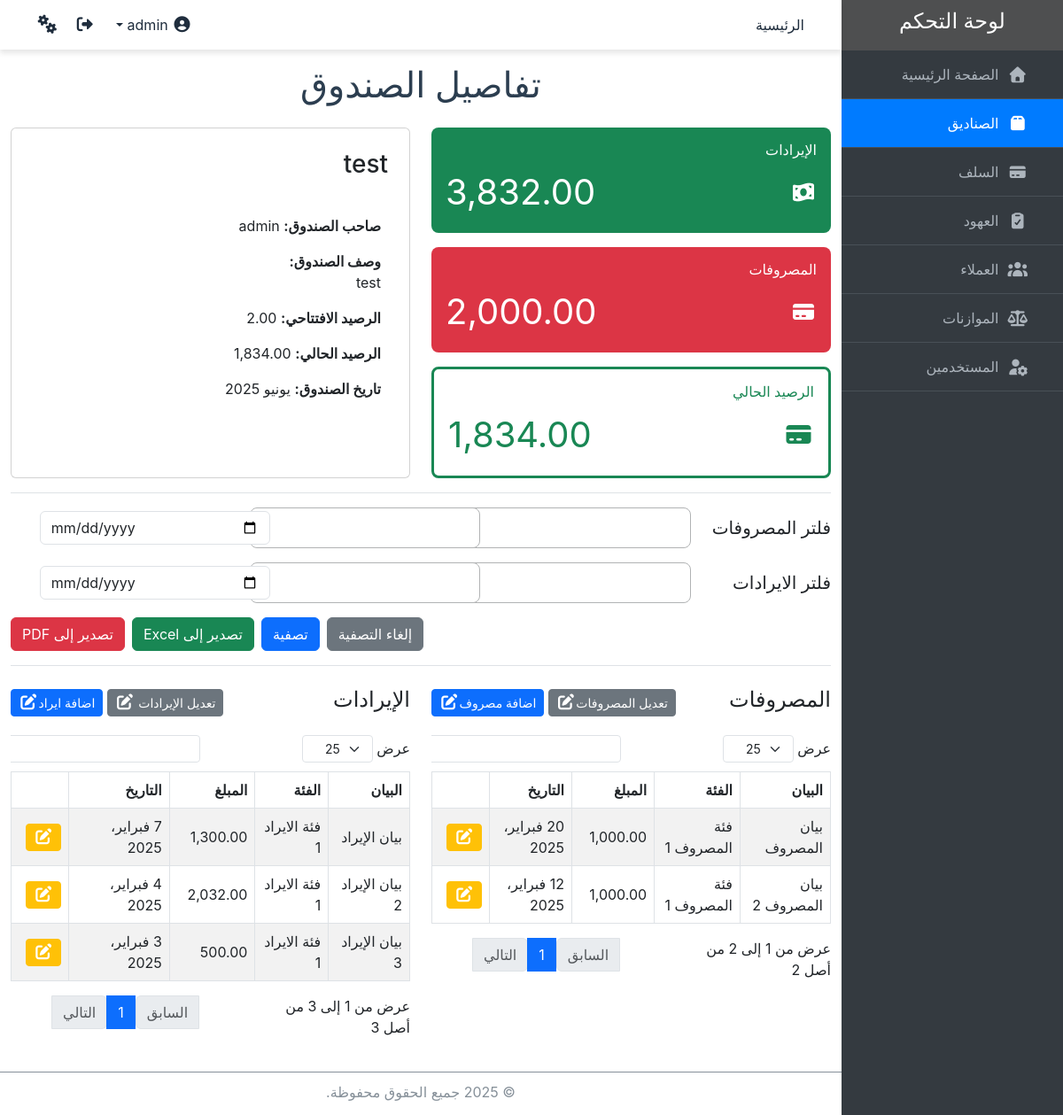
The app's page /funds/1/detail/ (signed in) with its own data.
### core/models.py (models this page shows, shortened)
class Fund(models.Model):
    user = models.ForeignKey(User, on_delete=models.CASCADE, verbose_name="صاحب الصندوق")
    name = models.CharField(max_length=100, verbose_name="اسم الصندوق")
    description = models.TextField(verbose_name="وصف الصندوق")
    opening_balance = models.DecimalField(max_digits=10, decimal_places=2, default=0, verbose_name="الرصيد الافتتاحي")
    current_balance = models.DecimalField(max_digits=10, decimal_places=2, default=0, verbose_name="الرصيد الحالي")
    date = models.DateField(verbose_name="تاريخ الصندوق")
    is_private = models.BooleanField(default=False, verbose_name="صندوق خاص")
    created_at = models.DateTimeField(auto_now_add=True, verbose_name="تاريخ الإنشاء")
    class Meta:
        verbose_name = "صندوق"
        verbose_name_plural = "الصناديق"
        unique_together = ('user', 'date')
        permissions = [
            ("viewall_funds", "عرض كل الصناديق"),
            ("viewprivate_funds", "عرض الصناديق الخاصة"),
        ]
    def formatted_opening_balance(self):
        return "{:,.2f}".format(self.opening_balance)
    def formatted_current_balance(self):
        return "{:,.2f}".format(self.current_balance)

class FundExpense(models.Model):
    fund = models.ForeignKey(Fund, on_delete=models.CASCADE, verbose_name="الصندوق")
    description = models.CharField(max_length=100, verbose_name="بيان المصروف")
    category = models.ForeignKey('ExpenseCategory', on_delete=models.CASCADE, related_name='fund_expense_categorys', verbose_name="فئة المصروف")
    amount = models.DecimalField(max_digits=10, decimal_places=2, default=0, verbose_name="المبلغ")
    date = models.DateField(verbose_name="تاريخ المصروف")
    class Meta:
        verbose_name = "مصروف صندوق"
        verbose_name_plural = "مصروفات الصندوق"
    def formatted_amount(self):
        return "{:,.2f}".format(self.amount)

class ExpenseCategory(models.Model):
    category = models.CharField(max_length=50, unique=True, verbose_name="فئة المصروف")
    class Meta:
        verbose_name = "فئة المصروف"
        verbose_name_plural = "فئات المصروفات"
        default_permissions = []
    def __str__(self):
        return str(self.category)

class FundRevenue(models.Model):
    fund = models.ForeignKey(Fund, on_delete=models.CASCADE, verbose_name="الصندوق")
    description = models.CharField(max_length=100, verbose_name="بيان الإيراد")
    category = models.ForeignKey('RevenueCategory', on_delete=models.CASCADE, related_name='fund_revenue_categorys', verbose_name="فئة الايراد")
    amount = models.DecimalField(max_digits=10, decimal_places=2, default=0, verbose_name="المبلغ")
    date = models.DateField(verbose_name="تاريخ الإيراد")
    class Meta:
        verbose_name = "إيراد صندوق"
        verbose_name_plural = "إيرادات الصندوق"
    def formatted_amount(self):
        return "{:,.2f}".format(self.amount)

class RevenueCategory(models.Model):
    category = models.CharField(max_length=50, unique=True, verbose_name="فئة الايراد")
    class Meta:
        verbose_name = "فئة الايراد"
        verbose_name_plural = "فئات الايرادات"
        default_permissions = []
    def __str__(self):
        return str(self.category)

### core/views.py (the view, shortened to what this page needs)
# urls.py: path('funds/<int:pk>/detail/', views.FundDetailView.as_view(), name='fund_detail'),
class FundDetailView(PermissionMixin, ExportMixin, DetailView):
    model = Fund
    template_name = 'funds/fund_detail.html'
    context_object_name = 'fund'
    permission_required = 'core.view_fund'
    def get(self, request, *args, **kwargs):
        self.object = self.get_object()
        context = self.get_context_data()
        if "export" in self.request.GET:
            export_format = self.request.GET.get("format", "excel")
            if export_format == "pdf":
                return self.export_to_pdf(context)
            return self.export_to_excel(context)
        return self.render_to_response(context)
    def get_context_data(self, **kwargs):
        context = super().get_context_data(**kwargs)
        expenses = FundExpense.objects.filter(fund=self.object)
        revenues = FundRevenue.objects.filter(fund=self.object)
        expense_filter_form = FundExpenseFilterForm(self.request.GET)
        revenue_filter_form = FundRevenueFilterForm(self.request.GET)
        if expense_filter_form.is_valid():
            filters = {k.replace('expense_', ''): v for k, v in expense_filter_form.cleaned_data.items() if v}
            expenses = expenses.filter(**filters)
        if revenue_filter_form.is_valid():
            filters = {k.replace('revenue_', ''): v for k, v in revenue_filter_form.cleaned_data.items() if v}
            revenues = revenues.filter(**filters)
        total_expenses = expenses.aggregate(total=Sum('amount'))['total'] or 0
        total_revenues = revenues.aggregate(total=Sum('amount'))['total'] or 0
        context.update({
            'expenses': expenses if self.request.user.has_perm('core.view_budgetexpense') else None,
            'revenues': revenues if self.request.user.has_perm('core.view_budgetrevenue') else None,
            'total_expenses': "{:,.2f}".format(total_expenses),
            'total_revenues': "{:,.2f}".format(total_revenues),
            'expense_filter_form': expense_filter_form,
            'revenue_filter_form': revenue_filter_form,
        })
        return context

### core/forms.py
class FundExpenseFilterForm(forms.Form):
    expense_description = forms.ChoiceField(
        widget=Select2Widget(attrs={'data-placeholder': 'اختر بيان المصروف', 'class': 'form-control', 'id': 'expense-description'}),
        label="بيان المصروف",
        required=False
    )
    expense_category = forms.ModelChoiceField(
        queryset=ExpenseCategory.objects.all(),
        widget=Select2Widget(attrs={'data-placeholder': 'اختر فئة المصروف', 'class': 'form-control', 'id': 'expense-category'}),
        label="فئة المصروف",
        required=False
    )
    expense_date = forms.DateField(
        required=False,
        widget=forms.DateInput(attrs={'type': 'date', 'class': 'form-control', 'id': 'expense-date'}),
        label="التاريخ"
    )
    def __init__(self, *args, **kwargs):
        super().__init__(*args, **kwargs)
        self.fields['expense_description'].choices = [(n, n) for n in FundExpense.objects.values_list('description', flat=True).distinct() if n]

class FundRevenueFilterForm(forms.Form):
    revenue_description = forms.ChoiceField(
        widget=Select2Widget(attrs={'data-placeholder': 'اختر بيان الايراد', 'class': 'form-control', 'id': 'revenue-description'}),
        label="بيان الايراد",
        required=False
    )
    revenue_category = forms.ModelChoiceField(
        queryset=LoanType.objects.all(),
        widget=Select2Widget(attrs={'data-placeholder': 'اختر فئة الايراد', 'class': 'form-control', 'id': 'revenue-category'}),
        label="فئة الايراد",
        required=False
    )
    revenue_date = forms.DateField(
        required=False,
        widget=forms.DateInput(attrs={'type': 'date', 'class': 'form-control', 'id': 'revenue-date'}),
        label="التاريخ"
    )
    def __init__(self, *args, **kwargs):
        super().__init__(*args, **kwargs)
        self.fields['revenue_description'].choices = [(n, n) for n in FundRevenue.objects.values_list('description', flat=True).distinct() if n]

### core/views.py (called while the page is built)
    def has_permission(self):
        perms = self.get_permission_required()
        return self.request.user.has_perms(perms) or self.request.user.is_superuser

### core/templates/funds/fund_detail.html (shortened to what this page needs)
{% extends 'base.html' %}
{% block content %}
<div class="container mt-3">
  <h1 class="text-center">تفاصيل الصندوق</h1>
  <div class="mt-3 row">
    <div class="col-md-6 mt-2">
      <div class="mb-3">
        <div class="p-3" style="background-color: #198754; color: #fff; border-radius: 8px;">
          <h5 class="text-end mb-2" style="font-size: 1rem;">الإيرادات</h5>
          <div class="d-flex justify-content-between align-items-center">
            <i class="fas fa-money-bill-wave fs-4"></i>
            <p class="fs-1 text-start mb-0">{{ total_revenues }}</p>
          </div>
        </div>
      </div>
      <div class="mb-3">
        <div class="p-3" style="background-color: #dc3545; color: #fff; border-radius: 8px;">
          <h5 class="text-end mb-2" style="font-size: 1rem;">المصروفات</h5>
          <div class="d-flex justify-content-between align-items-center">
            <i class="fas fa-credit-card fs-4"></i>
            <p class="fs-1 text-start mb-0">{{ total_expenses }}</p>
          </div>
        </div>
      </div>
    <div class="">
      {% if fund.current_balance > 0 %}
      <div class="p-3" style="background-color: #fff; color: #198754; border-radius: 8px; border: 3px solid #198754;">
      {% else %}
      <div class="p-3" style="background-color: #fff; color: #dc3545; border-radius: 8px; border: 3px solid #dc3545;">
      {% endif %}
        <h5 class="text-end mb-2" style="font-size: 1rem;">الرصيد الحالي</h5>
        <div class="d-flex justify-content-between align-items-center">
            <i class="fas fa-credit-card fs-3"></i>
            <p class="fs-1 text-start mb-0">{{ fund.formatted_current_balance }}</p>
        </div>
      </div>
  </div>
    </div>
    <div class="col-md-6 mt-2"><div class="card p-2" style="height: 100%;">
      <h3 class="m-3">{{ fund.name }}</h3>
      <div class="row">
        <div class="col-md-6 m-4">
          <p><strong>صاحب الصندوق:</strong> {{ fund.user }}</p>
          <p><strong>وصف الصندوق:</strong><br> {{ fund.description }}</p>
          <p><strong>الرصيد الافتتاحي:</strong> {{ fund.formatted_opening_balance }}</p>
          <p><strong>الرصيد الحالي:</strong> {{ fund.formatted_current_balance }}</p>
          <p><strong>تاريخ الصندوق:</strong> {{ fund.date|date:"M Y"  }}</p>
        </div>
      </div>
    </div></div>
  </div>
    {% if 'core.view_fundrevenue' in request.user.get_all_permissions or 'core.view_fundexpense' in request.user.get_all_permissions %}
    <form method="get" class="border-top border-bottom py-2 my-3">
      {% if 'core.view_fundexpense' in request.user.get_all_permissions %}
      <div class="row align-items-center">
        <h5 class="col-12 col-md-2 my-2">فلتر المصروفات</h5>
        <div class="col-12 col-md-3 my-2">
          {{ expense_filter_form.expense_description }}
        </div>
        <div class="col-12 col-md-3 my-2">
          {{ expense_filter_form.expense_category }}
        </div>
        <div class="col-12 col-md-3 my-2">
          {{ expense_filter_form.expense_date }}
        </div>
      </div>
      {% endif %}
      {% if 'core.view_fundexpense' in request.user.get_all_permissions %}
      <div class="row align-items-center">
        <h5 class="col-12 col-md-2 my-2">فلتر الايرادات</h5>
        <div class="col-12 col-md-3 my-2">
          {{ revenue_filter_form.revenue_description }}
        </div>
        <div class="col-12 col-md-3 my-2">
          {{ revenue_filter_form.revenue_category }}
        </div>
        <div class="col-12 col-md-3 my-2">
          {{ revenue_filter_form.revenue_date }}
        </div>
      </div>
      {% endif %}
      <div class="col-12 col-md-12 my-2 d-flex justify-content-end">
          <a href="{% url 'fund_detail' fund.pk %}" class="btn btn-secondary mx-2">إلغاء التصفية</a>
          <button type="submit" class="btn btn-primary">تصفية</button>
          <a href="?export=1{% for key, value in request.GET.items %}{% if key != 'export' %}&{{ key }}={{ value }}{% endif %}{% endfor %}" class="btn btn-success mx-2">
            تصدير إلى Excel</a>
            <a href="?export=1&format=pdf{% for key, value in request.GET.items %}{% if key != 'export' %}&{{ key }}={{ value }}{% endif %}{% endfor %}" class="btn btn-danger">
                تصدير إلى PDF</a>
      </div>
    </form>
    {% endif %}
  <div class="row mt-4">
    {% if 'core.view_budgetexpense' in request.user.get_all_permissions %}
    <div class="{% if 'core.view_budgetrevenue' in request.user.get_all_permissions %}col-md-6{% else %}col-md-12{% endif %}">
      <div class="d-flex justify-content-between align-items-center flex-column flex-md-row">
        <h4>المصروفات</h4>
        <div>
        <a href="{% url 'fund_expenses_change' fund.id %}" class="btn btn-secondary btn-sm text-white">
            تعديل المصروفات<i class="fas fa-edit"></i>
        </a>
        <a href="{% url 'fund_expense_create' fund.id %}" class="btn btn-primary btn-sm text-white">
            اضافة مصروف<i class="fas fa-edit"></i>
        </a></div>
      </div>
      <div style="overflow-x: auto; max-width: 100%;">
        <table id="expensesTable" class="table table-bordered  table-hover table-striped align-middle">
          <thead>
            <tr>
              <th>البيان</th>
              <th>الفئة</th>
              <th>المبلغ</th>
              <th>التاريخ</th>
              <th></th>
            </tr>
          </thead>
          <tbody>
            {% for expense in expenses %}
              <tr>
                <td>{{ expense.description }}</td>
                <td>{{ expense.category }}</td>
                <td>{{ expense.formatted_amount }}</td>
                <td>{{ expense.date }}</td>
                <td>
                  <a href="{% url 'fund_expense_update' fund.id expense.pk %}" class="btn btn-warning btn-sm text-white">
                    <i class="fas fa-edit"></i>
                  </a>
                </td>
              </tr>
            {% endfor %}
          </tbody>
        </table>
      </div>
    </div>
    {% endif %}
    {% if 'core.view_budgetrevenue' in request.user.get_all_permissions %}
    <div class="{% if 'core.view_budgetexpense' in request.user.get_all_permissions %}col-md-6{% else %}col-md-12{% endif %}">
      <div class="d-flex justify-content-between align-items-center flex-column flex-md-row">
          <h4>الإيرادات</h4>
          <div>
          <a href="{% url 'fund_revenues_change' fund.id %}" class="btn btn-secondary btn-sm text-white">
              تعديل الإيرادات <i class="fas fa-edit"></i>
          </a>
          <a href="{% url 'fund_revenue_create' fund.id %}" class="btn btn-primary btn-sm text-white">
              اضافة ايراد<i class="fas fa-edit"></i>
          </a></div>
      </div>
      <div style="overflow-x: auto; max-width: 100%;">
        <table id="revenuesTable" class="table table-bordered  table-hover table-striped align-middle">
          <thead>
            <tr>
                <th>البيان</th>
                <th>الفئة</th>
                <th>المبلغ</th>
                <th>التاريخ</th>
                <th></th>
            </tr>
          </thead>
          <tbody>
            {% for revenue in revenues %}
              <tr>
                <td>{{ revenue.description }}</td>
                <td>{{ revenue.category }}</td>
                <td>{{ revenue.formatted_amount }}</td>
                <td>{{ revenue.date }}</td>
                <td>
                  <a href="{% url 'fund_revenue_update' fund.id revenue.pk %}" class="btn btn-warning btn-sm text-white">
                    <i class="fas fa-edit"></i>
                  </a>
                </td>
              </tr>
            {% endfor %}
          </tbody>
        </table>
      </div>
    </div>
    {% endif %}
  </div>
</div>
{% endblock %}
{% block scripts %}
<link href="https://cdn.jsdelivr.net/npm/select2@4.0.13/dist/css/select2.min.css" rel="stylesheet" />
{% endblock scripts %}

### static/css/styles.css (style rules this page uses)
body { margin: 0; margin-right: 250px; font-family: "Source Sans Pro",-apple-system,BlinkMacSystemFont,"Segoe UI",Roboto,"Helvetica Neue",Arial,sans-serif,"Apple Color Emoji","Segoe UI Emoji","Segoe UI Symbol"; font-size: 1rem; font-weight: 400; line-height: 1.5; color: rgb(33, 37, 41); text-align: right; background-color: #fff; }
.fas { font-size: 18px; }
input, optgroup, select, textarea { width: 50%; min-width: 260px; }
.container h1 { color: #2c3e50; }
.mt-3 { margin-top: 1rem !important; }
form input, form select, form textarea { border-radius: 8px; border: 1px solid #b1b3b4; padding: 10px; }
form button { border-radius: 8px; }
.table th, .table td { vertical-align: middle; }

### records on screen
Fund: formatted_current_balance "1,834.00", name "test", user "admin", description "test", formatted_opening_balance "2.00", date "يونيو 2025"
FundExpense: description "بيان المصروف", category "فئة المصروف 1", formatted_amount "1,000.00", date "20 فبراير، 2025"
FundExpense: description "بيان المصروف 2", category "فئة المصروف 1", formatted_amount "1,000.00", date "12 فبراير، 2025"
FundRevenue: description "بيان الإيراد", category "فئة الايراد 1", formatted_amount "1,300.00", date "7 فبراير، 2025"
FundRevenue: description "بيان الإيراد 2", category "فئة الايراد 1", formatted_amount "2,032.00", date "4 فبراير، 2025"
FundRevenue: description "بيان الإيراد 3", category "فئة الايراد 1", formatted_amount "500.00", date "3 فبراير، 2025"

### other values on screen
{{ total_revenues }} "3,832.00"
{{ total_expenses }} "2,000.00"
